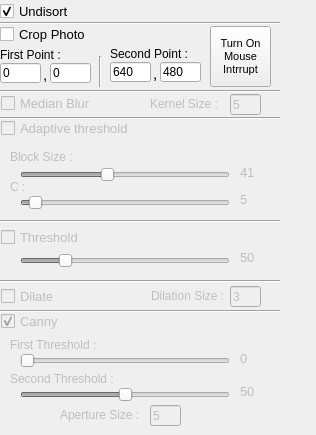
    <widget class="QWidget" name="filter_tab">
     <attribute name="title">
      <string>Filters</string>
     </attribute>
     <widget class="QCheckBox" name="medianBlur_checkBox">
      <property name="enabled">
       <bool>false</bool>
      </property>
      <property name="geometry">
       <rect>
        <x>1</x>
        <y>92</y>
        <width>111</width>
        <height>22</height>
       </rect>
      </property>
      <property name="font">
       <font>
        <pointsize>10</pointsize>
       </font>
      </property>
      <property name="text">
       <string>Median Blur</string>
      </property>
      <property name="checked">
       <bool>false</bool>
      </property>
     </widget>
     <widget class="QCheckBox" name="adaptiveThreshold_checkBox">
      <property name="enabled">
       <bool>false</bool>
      </property>
      <property name="geometry">
       <rect>
        <x>1</x>
        <y>117</y>
        <width>151</width>
        <height>22</height>
       </rect>
      </property>
      <property name="font">
       <font>
        <pointsize>10</pointsize>
       </font>
      </property>
      <property name="text">
       <string>Adaptive threshold</string>
      </property>
      <property name="checked">
       <bool>false</bool>
      </property>
     </widget>
     <widget class="QCheckBox" name="thresh_checkBox">
      <property name="enabled">
       <bool>false</bool>
      </property>
      <property name="geometry">
       <rect>
        <x>1</x>
        <y>226</y>
        <width>98</width>
        <height>22</height>
       </rect>
      </property>
      <property name="font">
       <font>
        <pointsize>10</pointsize>
       </font>
      </property>
      <property name="text">
       <string>Threshold</string>
      </property>
     </widget>
     <widget class="QCheckBox" name="canny_checkBox">
      <property name="enabled">
       <bool>false</bool>
      </property>
      <property name="geometry">
       <rect>
        <x>1</x>
        <y>310</y>
        <width>98</width>
        <height>22</height>
       </rect>
      </property>
      <property name="font">
       <font>
        <pointsize>10</pointsize>
       </font>
      </property>
      <property name="text">
       <string>Canny</string>
      </property>
      <property name="checked">
       <bool>true</bool>
      </property>
     </widget>
     <widget class="QCheckBox" name="dilate_checkBox">
      <property name="enabled">
       <bool>false</bool>
      </property>
      <property name="geometry">
       <rect>
        <x>1</x>
        <y>285</y>
        <width>98</width>
        <height>22</height>
       </rect>
      </property>
      <property name="font">
       <font>
        <pointsize>10</pointsize>
       </font>
      </property>
      <property name="text">
       <string>Dilate</string>
      </property>
      <property name="checked">
       <bool>false</bool>
      </property>
     </widget>
     <widget class="QLabel" name="kernekSize_label">
      <property name="enabled">
       <bool>false</bool>
      </property>
      <property name="geometry">
       <rect>
        <x>150</x>
        <y>95</y>
        <width>81</width>
        <height>17</height>
       </rect>
      </property>
      <property name="text">
       <string>Kernel Size :</string>
      </property>
     </widget>
     <widget class="QLineEdit" name="kernelSize_lineEdit">
      <property name="enabled">
       <bool>false</bool>
      </property>
      <property name="geometry">
       <rect>
        <x>230</x>
        <y>94</y>
        <width>31</width>
        <height>21</height>
       </rect>
      </property>
      <property name="text">
       <string>5</string>
      </property>
     </widget>
     <widget class="QLabel" name="blockSize_label">
      <property name="enabled">
       <bool>false</bool>
      </property>
      <property name="geometry">
       <rect>
        <x>10</x>
        <y>148</y>
        <width>67</width>
        <height>17</height>
       </rect>
      </property>
      <property name="text">
       <string>Block Size :</string>
      </property>
     </widget>
     <widget class="QSlider" name="blockSize_slider">
      <property name="enabled">
       <bool>false</bool>
      </property>
      <property name="geometry">
       <rect>
        <x>20</x>
        <y>160</y>
        <width>210</width>
        <height>29</height>
       </rect>
      </property>
      <property name="minimum">
       <number>1</number>
      </property>
      <property name="singleStep">
       <number>2</number>
      </property>
      <property name="value">
       <number>41</number>
      </property>
      <property name="orientation">
       <enum>Qt::Horizontal</enum>
      </property>
     </widget>
     <widget class="QLabel" name="c_label">
      <property name="enabled">
       <bool>false</bool>
      </property>
      <property name="geometry">
       <rect>
        <x>10</x>
        <y>178</y>
        <width>67</width>
        <height>17</height>
       </rect>
      </property>
      <property name="text">
       <string>C :</string>
      </property>
     </widget>
     <widget class="QSlider" name="C_slider">
      <property name="enabled">
       <bool>false</bool>
      </property>
      <property name="geometry">
       <rect>
        <x>20</x>
        <y>188</y>
        <width>210</width>
        <height>29</height>
       </rect>
      </property>
      <property name="minimum">
       <number>1</number>
      </property>
      <property name="singleStep">
       <number>2</number>
      </property>
      <property name="value">
       <number>5</number>
      </property>
      <property name="orientation">
       <enum>Qt::Horizontal</enum>
      </property>
     </widget>
     <widget class="QLabel" name="blockSizeOut_label">
      <property name="enabled">
       <bool>false</bool>
      </property>
      <property name="geometry">
       <rect>
        <x>240</x>
        <y>164</y>
        <width>67</width>
        <height>17</height>
       </rect>
      </property>
      <property name="font">
       <font>
        <pointsize>10</pointsize>
       </font>
      </property>
      <property name="text">
       <string>41</string>
      </property>
     </widget>
     <widget class="QLabel" name="cOut_label">
      <property name="enabled">
       <bool>false</bool>
      </property>
      <property name="geometry">
       <rect>
        <x>240</x>
        <y>191</y>
        <width>67</width>
        <height>17</height>
       </rect>
      </property>
      <property name="font">
       <font>
        <pointsize>10</pointsize>
       </font>
      </property>
      <property name="text">
       <string>5</string>
      </property>
     </widget>
     <widget class="QLabel" name="threshOut_label">
      <property name="enabled">
       <bool>false</bool>
      </property>
      <property name="geometry">
       <rect>
        <x>240</x>
        <y>249</y>
        <width>67</width>
        <height>17</height>
       </rect>
      </property>
      <property name="font">
       <font>
        <pointsize>10</pointsize>
       </font>
      </property>
      <property name="text">
       <string>50</string>
      </property>
     </widget>
     <widget class="QSlider" name="thresh_slider">
      <property name="enabled">
       <bool>false</bool>
      </property>
      <property name="geometry">
       <rect>
        <x>20</x>
        <y>246</y>
        <width>210</width>
        <height>29</height>
       </rect>
      </property>
      <property name="minimum">
       <number>1</number>
      </property>
      <property name="maximum">
       <number>255</number>
      </property>
      <property name="singleStep">
       <number>1</number>
      </property>
      <property name="value">
       <number>50</number>
      </property>
      <property name="orientation">
       <enum>Qt::Horizontal</enum>
      </property>
     </widget>
     <widget class="QLineEdit" name="dilateSize_lineEdit">
      <property name="enabled">
       <bool>false</bool>
      </property>
      <property name="geometry">
       <rect>
        <x>230</x>
        <y>286</y>
        <width>31</width>
        <height>21</height>
       </rect>
      </property>
      <property name="text">
       <string>3</string>
      </property>
     </widget>
     <widget class="QLabel" name="dilateSize_label">
      <property name="enabled">
       <bool>false</bool>
      </property>
      <property name="geometry">
       <rect>
        <x>151</x>
        <y>287</y>
        <width>81</width>
        <height>17</height>
       </rect>
      </property>
      <property name="text">
       <string>Dilation Size :</string>
      </property>
     </widget>
     <widget class="QLabel" name="firstThresh_label">
      <property name="enabled">
       <bool>false</bool>
      </property>
      <property name="geometry">
       <rect>
        <x>10</x>
        <y>336</y>
        <width>101</width>
        <height>17</height>
       </rect>
      </property>
      <property name="text">
       <string>First Threshold :</string>
      </property>
     </widget>
     <widget class="QLabel" name="secondThreshOut_label">
      <property name="enabled">
       <bool>false</bool>
      </property>
      <property name="geometry">
       <rect>
        <x>240</x>
        <y>383</y>
        <width>67</width>
        <height>17</height>
       </rect>
      </property>
      <property name="font">
       <font>
        <pointsize>10</pointsize>
       </font>
      </property>
      <property name="text">
       <string>50</string>
      </property>
     </widget>
     <widget class="QLabel" name="secondThresh_label">
      <property name="enabled">
       <bool>false</bool>
      </property>
      <property name="geometry">
       <rect>
        <x>10</x>
        <y>370</y>
        <width>121</width>
        <height>17</height>
       </rect>
      </property>
      <property name="text">
       <string>Second Threshold :</string>
      </property>
     </widget>
     <widget class="QSlider" name="secondThresh_slider">
      <property name="enabled">
       <bool>false</bool>
      </property>
      <property name="geometry">
       <rect>
        <x>20</x>
        <y>380</y>
        <width>210</width>
        <height>29</height>
       </rect>
      </property>
      <property name="minimum">
       <number>0</number>
      </property>
      <property name="singleStep">
       <number>1</number>
      </property>
      <property name="value">
       <number>50</number>
      </property>
      <property name="orientation">
       <enum>Qt::Horizontal</enum>
      </property>
     </widget>
     <widget class="QLabel" name="firstThreshOut_label">
      <property name="enabled">
       <bool>false</bool>
      </property>
      <property name="geometry">
       <rect>
        <x>240</x>
        <y>350</y>
        <width>67</width>
        <height>17</height>
       </rect>
      </property>
      <property name="font">
       <font>
        <pointsize>10</pointsize>
       </font>
      </property>
      <property name="text">
       <string>0</string>
      </property>
     </widget>
     <widget class="QSlider" name="firstThresh_slider">
      <property name="enabled">
       <bool>false</bool>
      </property>
      <property name="geometry">
       <rect>
        <x>20</x>
        <y>346</y>
        <width>210</width>
        <height>29</height>
       </rect>
      </property>
      <property name="minimum">
       <number>0</number>
      </property>
      <property name="singleStep">
       <number>1</number>
      </property>
      <property name="value">
       <number>0</number>
      </property>
      <property name="orientation">
       <enum>Qt::Horizontal</enum>
      </property>
     </widget>
     <widget class="QLineEdit" name="apertureSize_lineEdit">
      <property name="enabled">
       <bool>false</bool>
      </property>
      <property name="geometry">
       <rect>
        <x>150</x>
        <y>405</y>
        <width>31</width>
        <height>21</height>
       </rect>
      </property>
      <property name="text">
       <string>5</string>
      </property>
     </widget>
     <widget class="QLabel" name="apertureSize_label">
      <property name="enabled">
       <bool>false</bool>
      </property>
      <property name="geometry">
       <rect>
        <x>60</x>
        <y>406</y>
        <width>81</width>
        <height>17</height>
       </rect>
      </property>
      <property name="text">
       <string>Aperture Size :</string>
      </property>
     </widget>
     <widget class="Line" name="line_3">
      <property name="geometry">
       <rect>
        <x>0</x>
        <y>117</y>
        <width>280</width>
        <height>3</height>
       </rect>
      </property>
      <property name="orientation">
       <enum>Qt::Horizontal</enum>
      </property>
     </widget>
     <widget class="Line" name="line_4">
      <property name="geometry">
       <rect>
        <x>0</x>
        <y>220</y>
        <width>280</width>
        <height>3</height>
       </rect>
      </property>
      <property name="orientation">
       <enum>Qt::Horizontal</enum>
      </property>
     </widget>
     <widget class="Line" name="line_5">
      <property name="geometry">
       <rect>
        <x>0</x>
        <y>280</y>
        <width>280</width>
        <height>3</height>
       </rect>
      </property>
      <property name="orientation">
       <enum>Qt::Horizontal</enum>
      </property>
     </widget>
     <widget class="Line" name="line_6">
      <property name="geometry">
       <rect>
        <x>0</x>
        <y>310</y>
        <width>280</width>
        <height>3</height>
       </rect>
      </property>
      <property name="orientation">
       <enum>Qt::Horizontal</enum>
      </property>
     </widget>
     <widget class="Line" name="line_7">
      <property name="geometry">
       <rect>
        <x>0</x>
        <y>90</y>
        <width>280</width>
        <height>3</height>
       </rect>
      </property>
      <property name="orientation">
       <enum>Qt::Horizontal</enum>
      </property>
     </widget>
     <widget class="QCheckBox" name="crop_checkBox">
      <property name="geometry">
       <rect>
        <x>0</x>
        <y>23</y>
        <width>98</width>
        <height>22</height>
       </rect>
      </property>
      <property name="font">
       <font>
        <pointsize>10</pointsize>
       </font>
      </property>
      <property name="text">
       <string>Crop Photo</string>
      </property>
      <property name="checked">
       <bool>false</bool>
      </property>
     </widget>
     <widget class="QLabel" name="fPoint_label">
      <property name="geometry">
       <rect>
        <x>0</x>
        <y>46</y>
        <width>67</width>
        <height>17</height>
       </rect>
      </property>
      <property name="font">
       <font>
        <pointsize>9</pointsize>
       </font>
      </property>
      <property name="text">
       <string>First Point :</string>
      </property>
     </widget>
     <widget class="QLineEdit" name="fX_lineEdit">
      <property name="geometry">
       <rect>
        <x>0</x>
        <y>63</y>
        <width>41</width>
        <height>20</height>
       </rect>
      </property>
      <property name="text">
       <string>0</string>
      </property>
     </widget>
     <widget class="QLineEdit" name="fY_lineEdit">
      <property name="geometry">
       <rect>
        <x>50</x>
        <y>63</y>
        <width>41</width>
        <height>20</height>
       </rect>
      </property>
      <property name="text">
       <string>0</string>
      </property>
     </widget>
     <widget class="QLabel" name="fVirgoul_label">
      <property name="geometry">
       <rect>
        <x>43</x>
        <y>66</y>
        <width>21</width>
        <height>17</height>
       </rect>
      </property>
      <property name="font">
       <font>
        <pointsize>11</pointsize>
       </font>
      </property>
      <property name="text">
       <string>,</string>
      </property>
     </widget>
     <widget class="QLineEdit" name="sX_lineEdit">
      <property name="geometry">
       <rect>
        <x>110</x>
        <y>62</y>
        <width>41</width>
        <height>20</height>
       </rect>
      </property>
      <property name="text">
       <string>640</string>
      </property>
     </widget>
     <widget class="QLabel" name="sVirgoul_label">
      <property name="geometry">
       <rect>
        <x>153</x>
        <y>65</y>
        <width>21</width>
        <height>17</height>
       </rect>
      </property>
      <property name="font">
       <font>
        <pointsize>11</pointsize>
       </font>
      </property>
      <property name="text">
       <string>,</string>
      </property>
     </widget>
     <widget class="QLabel" name="sPoint_label">
      <property name="geometry">
       <rect>
        <x>110</x>
        <y>45</y>
        <width>91</width>
        <height>17</height>
       </rect>
      </property>
      <property name="font">
       <font>
        <pointsize>9</pointsize>
       </font>
      </property>
      <property name="text">
       <string>Second Point :</string>
      </property>
     </widget>
     <widget class="QLineEdit" name="sY_lineEdit">
      <property name="geometry">
       <rect>
        <x>160</x>
        <y>62</y>
        <width>41</width>
        <height>20</height>
       </rect>
      </property>
      <property name="text">
       <string>480</string>
      </property>
     </widget>
     <widget class="Line" name="line_8">
      <property name="geometry">
       <rect>
        <x>90</x>
        <y>56</y>
        <width>20</width>
        <height>31</height>
       </rect>
      </property>
      <property name="lineWidth">
       <number>1</number>
      </property>
      <property name="orientation">
       <enum>Qt::Vertical</enum>
      </property>
     </widget>
     <widget class="QPushButton" name="mouse_button">
      <property name="geometry">
       <rect>
        <x>210</x>
        <y>26</y>
        <width>61</width>
        <height>61</height>
       </rect>
      </property>
      <property name="font">
       <font>
        <pointsize>8</pointsize>
       </font>
      </property>
      <property name="text">
       <string>Turn On
Mouse
Intrrupt</string>
      </property>
     </widget>
     <widget class="Line" name="line_13">
      <property name="geometry">
       <rect>
        <x>0</x>
        <y>22</y>
        <width>280</width>
        <height>3</height>
       </rect>
      </property>
      <property name="orientation">
       <enum>Qt::Horizontal</enum>
      </property>
     </widget>
     <widget class="QCheckBox" name="undisort_checkBox">
      <property name="geometry">
       <rect>
        <x>0</x>
        <y>0</y>
        <width>98</width>
        <height>22</height>
       </rect>
      </property>
      <property name="font">
       <font>
        <pointsize>10</pointsize>
       </font>
      </property>
      <property name="text">
       <string>Undisort</string>
      </property>
      <property name="checked">
       <bool>true</bool>
      </property>
     </widget>
    </widget>
